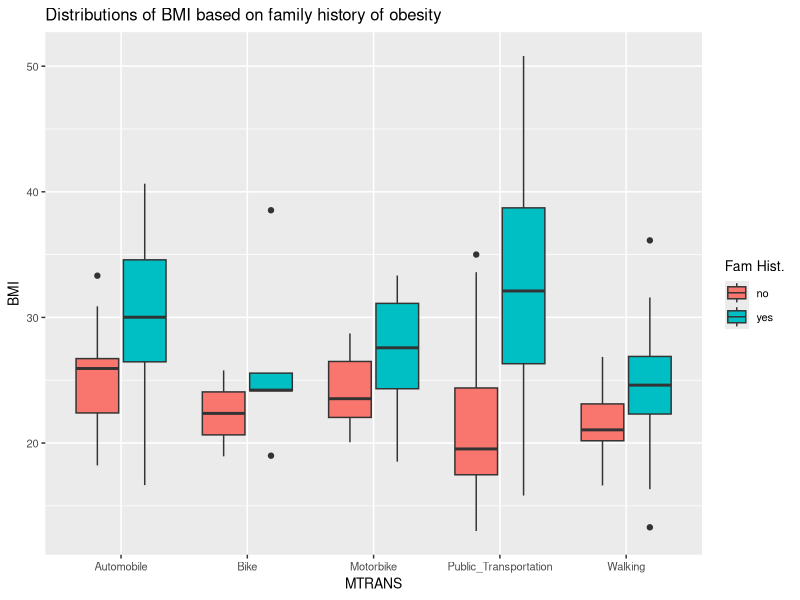
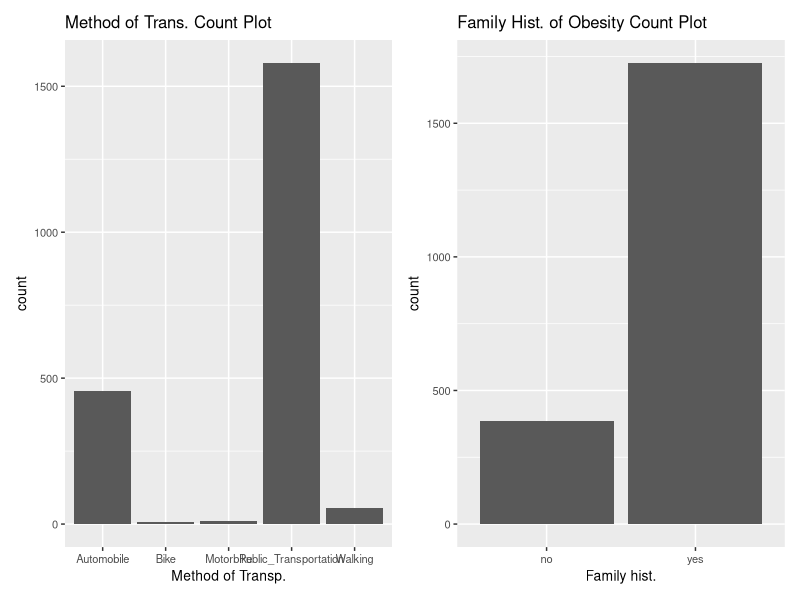
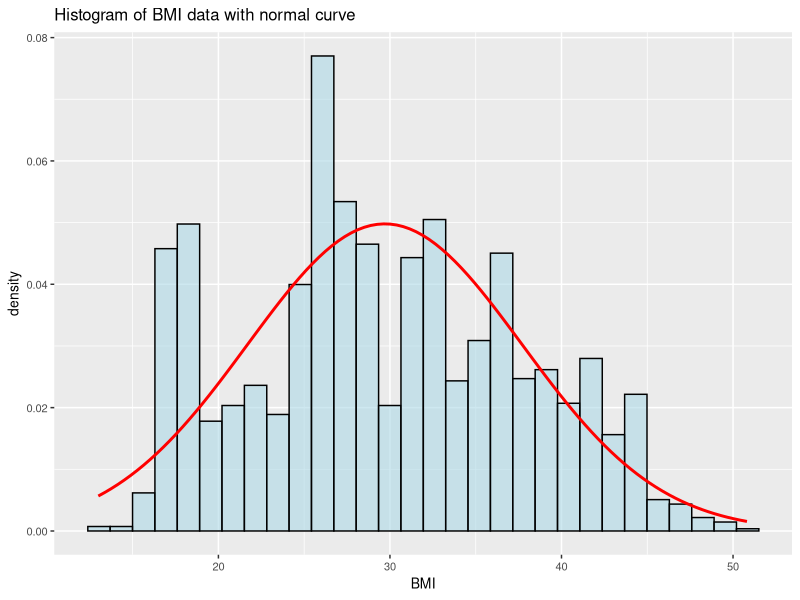
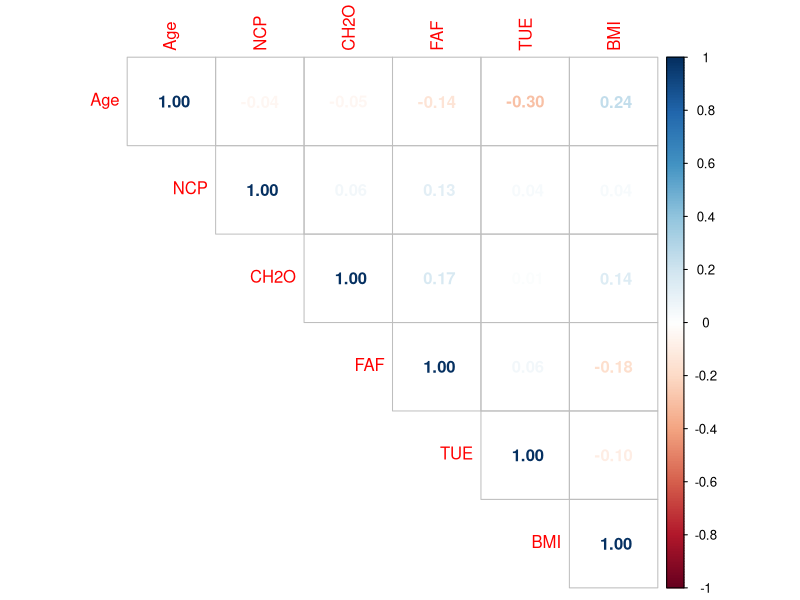
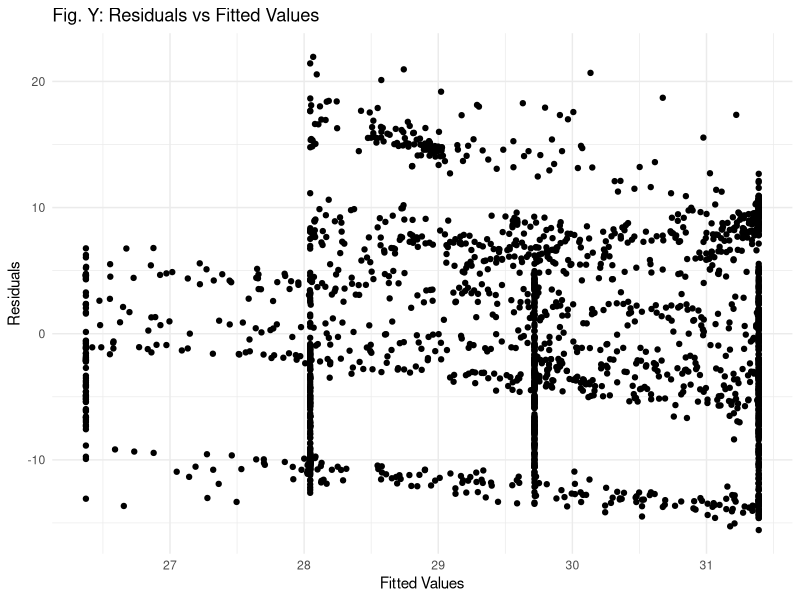

Reproduce these figures in R, in order.
## ---- chunk 1
knitr::opts_chunk$set(message =  FALSE)
knitr::opts_chunk$set(warning =  FALSE)
knitr::opts_chunk$set(error =  FALSE)
knitr::opts_chunk$set(echo = FALSE)
bfcolor <- function(x, color) {
  if (knitr::is_latex_output()) {
    sprintf("\\textcolor{%s}{\\textbf{%s}}", color, x)
  } else if (knitr::is_html_output()) {
    sprintf("<span style='color: %s;'><b>%s</b></span>", color, x)
  } else x
}
## ---- chunk 2
# Load packages
library(knitr)
library(ggplot2)
library(dplyr)

# Input data
obesityData <- read.csv("../data/BMI_data.csv")
## ---- chunk 3
quant_vars <- obesityData %>%
  select(where(is.numeric))
summary_stats <-summary(quant_vars)

kable(summary_stats, col.names = colnames(quant_vars), 
      caption = "Summary Statistics for Quantitative Variables")
## ---- chunk 4

# Ensure that categorical variables are selected correctly and convert character to factors if needed
categorical_vars <- obesityData %>%
  mutate(across(where(is.character), as.factor)) %>%
  select(where(is.factor))


# Create an empty list to store summary tables for each variable
summary_list <- list()

# Loop through each categorical variable and calculate summary statistics
for (var in colnames(categorical_vars)) {
  
  # Create a frequency table for each variable
  freq_table <- table(categorical_vars[[var]])
  
  # Calculate the proportions (frequency)
  prop_table <- prop.table(freq_table)
  
  # Create a data frame to store counts and proportions
  summary_df <- data.frame(
    Category = names(freq_table),
    Count = as.integer(freq_table),
    Proportion = round(prop_table, 3)
  )
  
  # Add the summary table to the list
  summary_list[[var]] <- summary_df
}


# Loop through all categorical variables and print their summaries
for (var in colnames(categorical_vars)) {
  if (!is.null(summary_list[[var]]) && is.data.frame(summary_list[[var]])) {
    # Print the table for the variable using kable
    print(kable(summary_list[[var]][,c("Category", "Count", "Proportion.Freq")],
                caption = paste("Summary for", var)))
  } 
  }


## ---- chunk 5
theme_update(text = element_text(size=10))
ggplot(obesityData, aes(x=MTRANS, y=BMI, 
                        fill = family_history_with_overweight)) +
  geom_boxplot() +
  ggtitle("Distributions of BMI based on family history of obesity") +
  labs(fill = "Fam Hist.")
## ---- chunk 6
library(patchwork)
theme_update(text = element_text(size=10))
a<-ggplot(obesityData, aes(x=factor(MTRANS))) +
  geom_bar() +
  xlab("Method of Transp.") +
  ggtitle("Method of Trans. Count Plot")
b<-ggplot(obesityData, aes(x=factor(family_history_with_overweight))) +
  geom_bar() +
  xlab("Family hist.") +
  ggtitle("Family Hist. of Obesity Count Plot")
a+b + plot_layout(ncol = 2) 
## ---- chunk 7
ggplot(obesityData, aes(x=BMI)) +
  geom_histogram(aes(y=..density..),bins=30, fill="lightblue", color="black", alpha=0.6) +
  stat_function(fun=dnorm, args=list(mean=mean(obesityData$BMI),
                                     sd=sd(obesityData$BMI)),
                color="red", linewidth=1) +
  ggtitle("Histogram of BMI data with normal curve")

## ---- chunk 8
continous <- obesityData[, c("Age", "NCP", "CH2O", 
                             "FAF", "TUE", "BMI")]
library(corrplot)
cor_mat <- cor(continous)
corrplot(cor_mat, method="number", "upper")
## ---- chunk 9
# Fit linear model
BMIonFAF <- lm(BMI ~ FAF, data=obesityData)

# Get the summary of the model
BMIonFAF_summary <- summary(BMIonFAF)

# Format the coefficients and p-values
formatted_coefficients <- matrix(as.character(signif(
  BMIonFAF_summary$coefficients, 4)), ncol = 4)

colnames(formatted_coefficients) <- c("Estimate", "Std. Error",
                                      "t value", "p-value")
rownames(formatted_coefficients) <- c('Intercept',
                                      'Frequency of\nphysical activity')


kable(formatted_coefficients,
      caption = 'Fig. X: Simple Linear Regression of BMI on Fequency of Physical Activity')
## ---- chunk 10
# Check calculation using R function
kable(confint(BMIonFAF),
      caption = 'Confidence Interval Calculation by R')
## ---- chunk 11
# Generate residual plot
# Create residuals and fitted values
residuals <- resid(BMIonFAF)
fitted_values <- fitted(BMIonFAF)

data.frame(fitted_values, residuals) %>% 
  ggplot(aes(x = fitted_values,
             y = residuals)) +
  geom_point() +
  labs(title = "Fig. Y: Residuals vs Fitted Values",
       x = "Fitted Values",
       y = "Residuals") +
  theme_minimal()
